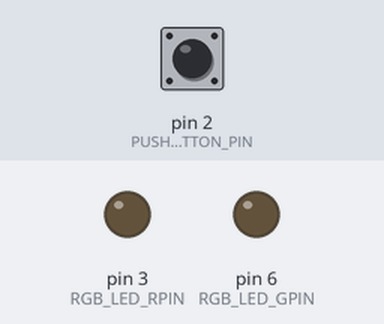
A sketch run on a simulated Arduino Nano, built with avr-gcc and run on an emulated ATmega328P. On the bench: output pins drawn as LEDs (lit = HIGH). The inputs (shaded band) are chosen by the test bench; at power-on: pin 2 (PUSHBUTTON_PIN) LOW.

Above: at 1.2 s.
1.3 s: pin 2 (PUSHBUTTON_PIN) pulled HIGH for 0.15 s
At 2.1 s:
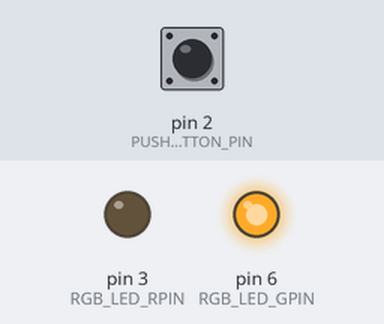
2.9 s: pin 2 (PUSHBUTTON_PIN) pulled HIGH for 3.2 s
At 3.9 s:
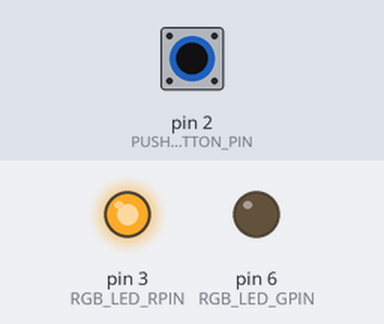
Timing chart, 0 to 7.6 s (numbered marks = the images above; inputs shaded):
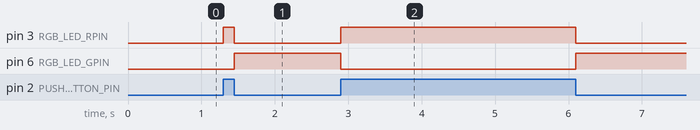

Measured:
- after the input at 1.3 s, pin 3 (RGB_LED_RPIN): LOW → HIGH at once, → LOW 0.15 s later; pin 6 (RGB_LED_GPIN): LOW → HIGH after 0.15 s
- after the input at 2.9 s, pin 3 (RGB_LED_RPIN): LOW → HIGH at once, → LOW 3.2 s later; pin 6 (RGB_LED_GPIN): HIGH → LOW at once, → HIGH 3.2 s later

The sketch:

arduino_nano_pushbutton_led.ino
```cpp
// (licence header left out)
/* LIBRARIES */

/* CONSTANT DEFINITIONS */

/*
 * To reference pins:
 * Digital pins: either D1,D2,and so on
 * or 1,2,and so on depending on the board.
 * Analog pins: Always A1,A2,and so on.
 */

#define PUSHBUTTON_PIN 2

/* AN RGB LED needs three signals, one for each color
 * To save a pin, we will only connect Red and Green to a digital out
 * while Blue will be conected to GND (always 0).
 * This will reduce the number of color combinations.
 */
#define RGB_LED_RPIN 3 //red pin, needs to be a PWM pin
#define RGB_LED_GPIN 6 //green pin, needs to be a PWM pin

#define ONBOARD_LED 13 //inverted logic: HIGH=off, LOW=on

/*
 * GLOBAL VARIABLE DEFINITIONS
 * Use global variables only if needed across functions or
 * reused between function calls, else use local variables.
 * Read up on data types.
 * While Arduino support strings, they take up memory so
 * character arrays are used more often.
 * char* (char pointer) and char[] (array) are similar.
 * const char* points to an immutable string, cannot be interchanged with char*
 */

bool button_pressed = false;

/* INITIALIZE OBJECTS
 * Libraries usually follow an object-oriented approach that requires
 * an instance of the class to call its methods.
 */

/* LOCAL FUNCTIONS */

/*
 * Function to light up RGB LED with RGB values
 */
void lightRGBLED(int red_value, int green_value, int blue_value)
 {
  //This is writing an analog value to a digital pin
  //that is PWM capable. RGB colors and analogWrite take values from 0 to 255
  analogWrite(RGB_LED_RPIN, red_value);
  analogWrite(RGB_LED_GPIN, green_value);

  //In this case the blue_value will have no impact
  //since the blue pin is connected to GND (blue_value = 0)
  //If you connect the blue pin, uncomment the following line
  //analogWrite(RGB_LED_BPIN, blue_value);
}

/* SETUP CODE: runs once when the board starts up or resets */

void setup() {

  //Start the serial communication with baud rate suitable for your components.
  Serial.begin(115200);

  //Set the pin modes, since all pins are capable of both input and output.
  pinMode(RGB_LED_GPIN, OUTPUT); //will get an analog output so needs to be a PWM pin
  pinMode(RGB_LED_RPIN, OUTPUT); //will get an analog output so needs to be a PWM pin

  pinMode(PUSHBUTTON_PIN, INPUT);

  //Initialise LED to switched off state.
  lightRGBLED(0,0,0);
}

/*
 * MAIN LOOP: runs repeatedly at a very high frequency (1000s of times a second)
 * Avoid sending data over serial or any other communication channel in every loop.
 * Either add a delay to the loop or use some timing logic.
 */

void loop() {
  int button_state = digitalRead(PUSHBUTTON_PIN);

  //Read the state of the pushbutton value and light the RGB LED
  //Green when pressed, off when released.
  //The pushbutton state will be HIGH as long as it is pressed, and LOW when released.
  if (button_state == HIGH) {
    lightRGBLED(255,0,0); //flash LED red to confirm button pressed
    button_pressed = true;
  }
  else {
    //if turned on with button press take it back to green
    //to act as the gas sensor indicator
    if(button_pressed){
      lightRGBLED(0,255,0);
      button_pressed = false;
    }
  }
}
```
